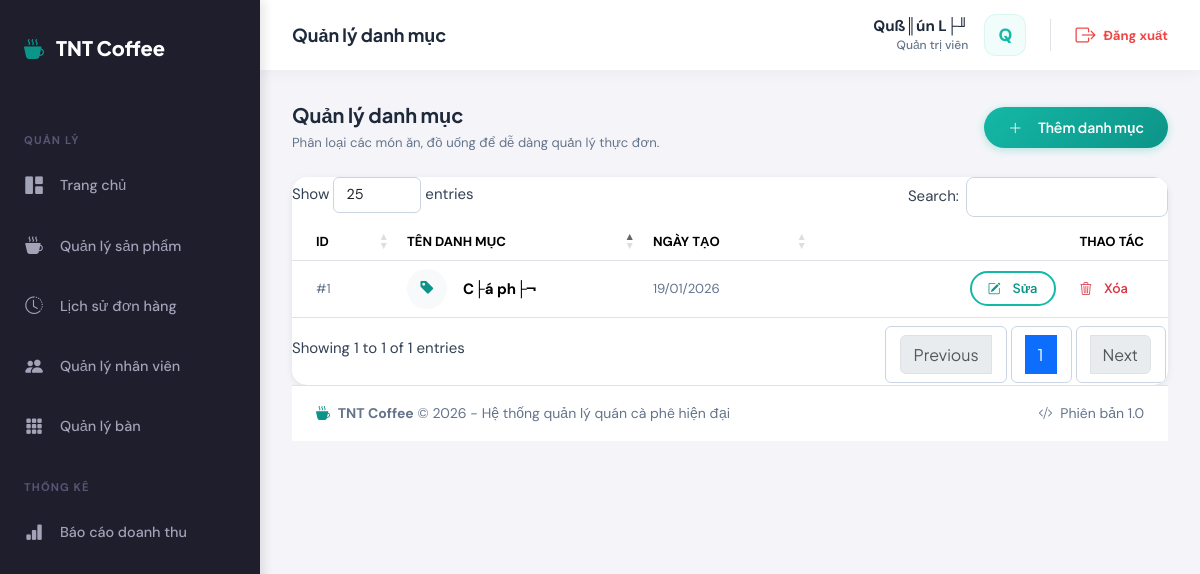
Page /admin/categories/index.php (signed in) on the committed database.
### tables this page shows
CREATE TABLE `categories` (
  `id` int(11) NOT NULL AUTO_INCREMENT,
  `name` varchar(100) NOT NULL,
  `description` text DEFAULT NULL,
  `created_at` timestamp NULL DEFAULT current_timestamp(),
  `updated_at` timestamp NULL DEFAULT current_timestamp() ON UPDATE current_timestamp(),
  PRIMARY KEY (`id`)
);

### config/database.php (called while the page is built, shortened)
<?php
function executeQuery($pdo, $sql, $params = []) {
    try {
        $stmt = $pdo->prepare($sql);
        $stmt->execute($params);
        return $stmt;
    } catch (PDOException $e) {
        error_log("Query Error: " . $e->getMessage());
        throw $e;
    }
}
function fetchAll($pdo, $sql, $params = []) {
    $stmt = executeQuery($pdo, $sql, $params);
    return $stmt->fetchAll();
}

### admin/categories/index.php (the view, shortened to what this page needs)
<?php
require_once dirname(dirname(__DIR__)) . '/config/database.php';
try {
    $sql = "SELECT id, name, created_at
            FROM categories
            ORDER BY name ASC";
    $categories = fetchAll($pdo, $sql);
} catch (PDOException $e) {
    error_log("Category List Error: " . $e->getMessage());
    $categories = [];
    setMessage('danger', 'Có lỗi khi tải danh sách danh mục.');
}
require_once dirname(dirname(__DIR__)) . '/includes/header.php';
?>
<div class="row mb-4">
    <div class="col-12">
        <div class="d-flex justify-content-between align-items-center">
            <div>
                <h4 class="fw-bold mb-1">Quản lý danh mục</h4>
                <p class="text-muted small mb-0">Phân loại các món ăn, đồ uống để dễ dàng quản lý thực đơn.</p>
            </div>
            <a href="<?php echo BASE_URL; ?>/admin/categories/create.php" class="btn btn-primary rounded-pill px-4">
                <i class="bi bi-plus-lg me-2"></i> Thêm danh mục
            </a>
        </div>
    </div>
</div>
<div class="dash-card p-0 overflow-hidden">
    <div class="table-responsive">
        <table id="categoriesTable" class="table table-hover align-middle mb-0">
            <thead class="bg-light">
                <tr class="small text-uppercase text-muted">
                    <th class="ps-4">ID</th>
                    <th>Tên danh mục</th>
                    <th>Ngày tạo</th>
                    <th class="text-end pe-4">Thao tác</th>
                </tr>
            </thead>
            <tbody>
                <?php foreach ($categories as $category): ?>
                    <tr>
                        <td class="ps-4 text-muted small">#<?php echo $category['id']; ?></td>
                        <td>
                            <div class="d-flex align-items-center">
                                <div class="bg-light text-primary rounded-circle d-flex align-items-center justify-content-center me-3" style="width: 40px; height: 40px;">
                                    <i class="bi bi-tag-fill"></i>
                                </div>
                                <span class="fw-bold"><?php echo htmlspecialchars($category['name']); ?></span>
                            </div>
                        </td>
                        <td class="text-muted small">
                            <?php echo date('d/m/Y', strtotime($category['created_at'])); ?>
                        </td>
                        <td class="text-end pe-4">
                            <div class="d-flex justify-content-end gap-2">
                                <a href="<?php echo BASE_URL; ?>/admin/categories/edit.php?id=<?php echo $category['id']; ?>"
                                   class="btn btn-sm btn-outline-primary rounded-pill px-3">
                                    <i class="bi bi-pencil-square me-1"></i> Sửa
                                </a>
                                <a href="<?php echo BASE_URL; ?>/admin/categories/delete.php?id=<?php echo $category['id']; ?>"
                                   class="btn btn-sm btn-outline-danger rounded-pill px-3"
                                   onclick="return confirm('Bạn có chắc chắn muốn xóa danh mục này?');">
                                    <i class="bi bi-trash3 me-1"></i> Xóa
                                </a>
                            </div>
                        </td>
                    </tr>
                <?php endforeach; ?>
            </tbody>
        </table>
    </div>
</div>
<link rel="stylesheet" href="https://cdn.datatables.net/1.13.7/css/dataTables.bootstrap5.min.css">
<?php require_once dirname(dirname(__DIR__)) . '/includes/footer.php'; ?>

### assets/css/style.css (style rules this page uses)
:root { --primary-50: #f0fdfa; --primary-100: #ccfbf1; --primary-200: #99f6e4; --primary-300: #5eead4; --primary-400: #2dd4bf; --primary-500: #14b8a6; --primary-600: #0d9488; --primary-700: #0f766e; --primary-800: #115e59; --primary-900: #134e4a; --accent-400: #fb923c; --accent-500: #f97316; --accent-600: #ea580c; --gray-50: #f8fafc; --gray-100: #f1f5f9; --gray-200: #e2e8f0; --gray-300: #cbd5e1; --gray-400: #94a3b8; --gray-500: #64748b; --gray-600: #475569; --gray-700: #334155; --gray-800: #1e293b; --gray-900: #0f172a; --success: #22c55e; --warning: #eab308; --danger: #ef4444; --info: #3b82f6; --font-display: 'Plus Jakarta Sans', sans-serif; --font-body: 'DM Sans', sans-serif; --shadow-sm: 0 1px 2px 0 rgb(0 0 0 / 0.05); --shadow: 0 1px 3px 0 rgb(0 0 0 / 0.1), 0 1px 2px -1px rgb(0 0 0 / 0.1); --shadow-md: 0 4px 6px -1px rgb(0 0 0 / 0.1), 0 2px 4px -2px rgb(0 0 0 / 0.1); --shadow-lg: 0 10px 15px -3px rgb(0 0 0 / 0.1), 0 4px 6px -4px rgb(0 0 0 / 0.1); --shadow-xl: 0 20px 25px -5px rgb(0 0 0 / 0.1), 0 8px 10px -6px rgb(0 0 0 / 0.1); --radius-sm: 0.375rem; --radius: 0.5rem; --radius-md: 0.75rem; --radius-lg: 1rem; --radius-xl: 1.5rem; --radius-full: 9999px; --transition-fast: 150ms cubic-bezier(0.4, 0, 0.2, 1); --transition: 200ms cubic-bezier(0.4, 0, 0.2, 1); --transition-slow: 300ms cubic-bezier(0.4, 0, 0.2, 1); }
*, *::before, *::after { box-sizing: border-box; margin: 0; padding: 0; }
html { scroll-behavior: smooth; }
body { font-family: var(--font-body); font-size: 15px; line-height: 1.6; color: var(--gray-700); background: linear-gradient(135deg, var(--gray-50) 0%, var(--primary-50) 100%); min-height: 100vh; -webkit-font-smoothing: antialiased; -moz-osx-font-smoothing: grayscale; }
h1, h2, h3, h4, h5, h6 { font-family: var(--font-display); font-weight: 700; color: var(--gray-800); line-height: 1.3; }
h4 { font-size: 1.25rem; }
:root { --sidebar-width: 260px; --sidebar-bg: #1e1e2d; --sidebar-color: #a2a3b7; --sidebar-active-bg: #1b1b28; --sidebar-active-color: #ffffff; --content-bg: #f5f5f9; --topbar-height: 70px; }
.dash-card { background: white; border-radius: 15px; padding: 1.5rem; border: none; box-shadow: 0 2px 6px 0 rgba(67, 89, 113, 0.12); transition: transform 0.2s; height: 100%; }
.btn { font-family: var(--font-display); font-weight: 600; font-size: 0.875rem; padding: 0.625rem 1.25rem; border-radius: var(--radius); transition: var(--transition); display: inline-flex; align-items: center; gap: 0.5rem; border: none; cursor: pointer; }
.btn-primary { background: linear-gradient(135deg, var(--primary-500), var(--primary-600)); color: white; box-shadow: 0 2px 8px rgba(20, 184, 166, 0.3); }
.btn-outline-primary { background: transparent; color: var(--primary-600); border: 2px solid var(--primary-500); }
.btn-sm { padding: 0.375rem 0.875rem; font-size: 0.8rem; }
.text-primary { color: var(--primary-600) !important; }
.text-muted { color: var(--gray-500) !important; }
.fw-bold { font-weight: 700 !important; }

### includes/header.php (style rules this page uses)
.dash-card { background: white; border-radius: 15px; padding: 1.5rem; box-shadow: 0 2px 6px rgba(67, 89, 113, 0.12); height: 100%; border: none; }

### rows in the picture
categories: id "1", name "C├á ph├¬", created_at "19/01/2026"

### other values in the picture
$pageTitle "Quản lý danh mục"
$userName "Quß║ún L├╜"
$userInitial "Q"
